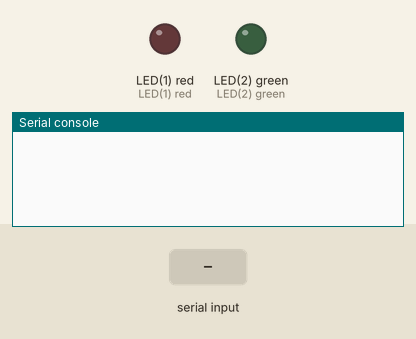
This program was run on a simulated pyboard running MicroPython. Parts: output pins drawn as LEDs (lit = HIGH), the last lines printed to the serial console. Inputs (shaded band) come from the test bench.

Above: at 1.2 s.
1.3 s: "led1 = on\n" received over the second serial link
At 1.9 s:
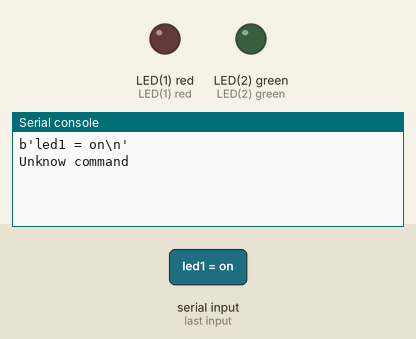
2.8 s: "led1 = off\n" received over the second serial link
At 4.0 s:
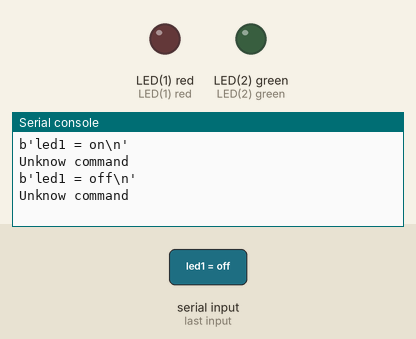
4.3 s: "1\n" received over the second serial link
At 5.4 s:
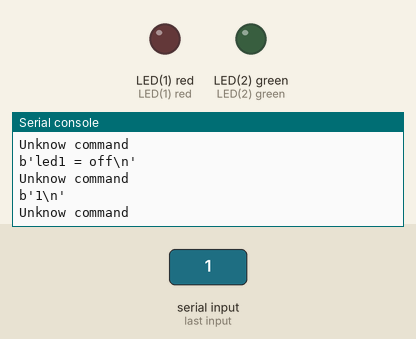

Measured:
- after the input at 1.3 s, the serial console: prints a new line at once (image 1)
- after the input at 2.8 s, the serial console: prints a new line at once (image 2)
- after the input at 4.3 s, the serial console: prints a new line at once (image 3)

The program:

uart_led.py
```python
from pyb import UART
from pyb import LED
uart = UART(4,115200)
led1 = LED(1)
led2 = LED(2)
uart.write("please enter led command:\n\r")
while True:
    if(uart.any()):
      str = uart.readline();
      print(str);
      cmd = str.decode('utf-8');
      if(cmd == "led1 = on"):
          print("LED1 On")
          led1.on()
      elif(cmd == "led1 = off"):
          print("LED1 Off")
          led1.off()
      elif(cmd == "led2 = on"):
          print("LED2 On")
          led2.on()
      elif(cmd == "led2 = off"):
          print("LED2 Off")
          led2.off()
      else:
          print("Unknow command")
```
